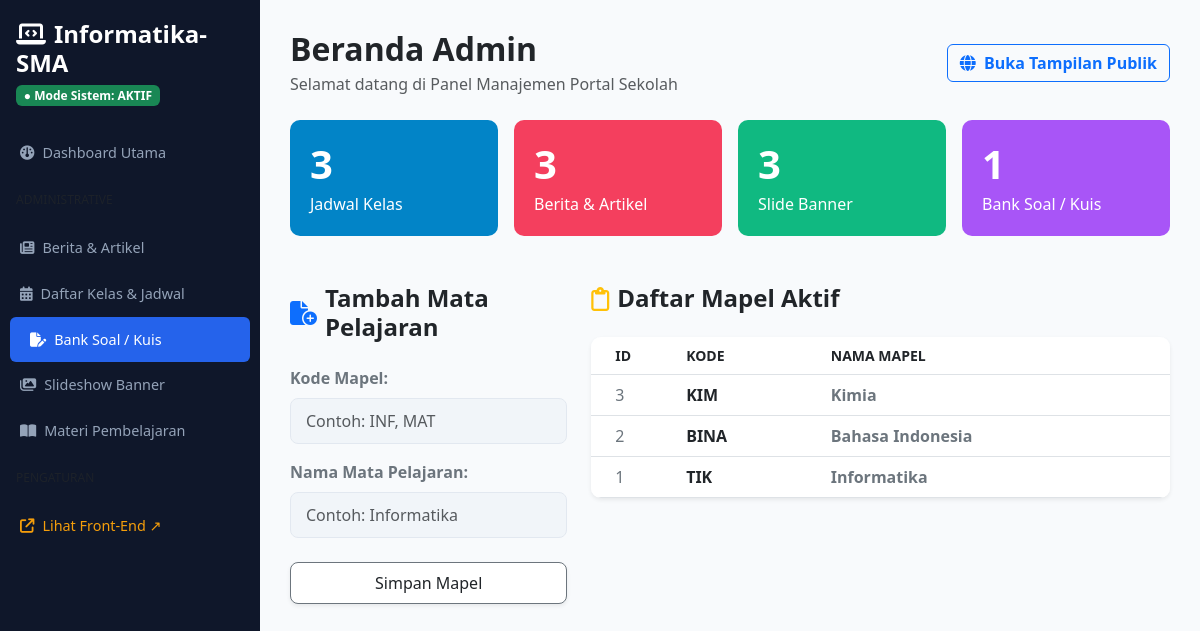
The page /jadwal/ (signed in) on the database its author committed.
### portal/models.py (models this page shows, shortened)
class JadwalPelajaran(models.Model):
    kelas = models.CharField(max_length=50)
    mata_pelajaran = models.CharField(max_length=100)
    hari = models.CharField(max_length=20, default='Senin')
    jam_mulai = models.TimeField(null=True, blank=True)
    jam_selesai = models.TimeField(null=True, blank=True)
    pengajar = models.CharField(max_length=100, default='-')

### portal/views.py (the view, shortened to what this page needs)
# urls.py: path('jadwal/', views.jadwal_view, name='backend_jadwal'),
@login_required(login_url='login')
def jadwal_view(request):
    jadwal_list = JadwalPelajaran.objects.all().order_by('-id')
    context = {
        'jadwal_list': jadwal_list,
        'total_jadwal': jadwal_list.count(),
        'total_berita': BeritaArtikel.objects.count(),
        'total_banner': SlideBanner.objects.count(),
        'total_kuis': BankSoal.objects.count(),
    }
    return render(request, 'backend/jadwal.html', context)

### portal/templates/backend/jadwal.html (shortened to what this page needs)
<!DOCTYPE html>
<html lang="id">
<head>
    <link href="https://cdn.jsdelivr.net/npm/bootstrap@5.3.0/dist/css/bootstrap.min.css" rel="stylesheet">
    <link rel="stylesheet" href="https://cdnjs.cloudflare.com/ajax/libs/font-awesome/6.4.0/css/all.min.css">
</head>
<body>
    <div class="sidebar">
        <h4 class="px-3 text-white fw-bold mb-1"><i class="fa-solid fa-laptop-code me-2"></i>Informatika-SMA</h4>
        <div class="px-3 mb-4"><span class="badge bg-success">● Mode Sistem: AKTIF</span></div>
        <ul class="sidebar-menu">
            <li><a href="{% url 'backend_dashboard' %}"><i class="fa-solid fa-gauge me-2"></i>Dashboard Utama</a></li>
            <li class="px-3 text-uppercase text-muted my-3" style="font-size: 0.75rem;">ADMINISTRATIVE</li>
            <li><a href="{% url 'backend_dashboard' %}"><i class="fa-solid fa-newspaper me-2"></i>Berita & Artikel</a></li>
            <li><a href="{% url 'backend_jadwal' %}"><i class="fa-solid fa-calendar-days me-2"></i>Daftar Kelas & Jadwal</a></li>
            <li><a href="{% url 'backend_bank_soal' %}" class="active"><i class="fa-solid fa-file-pen me-2"></i>Bank Soal / Kuis</a></li>
            <li><a href="{% url 'backend_banner' %}"><i class="fa-solid fa-images me-2"></i>Slideshow Banner</a></li>
            <li><a href="{% url 'materi_list' %}"><i class="fa-solid fa-book-open me-2"></i>Materi Pembelajaran</a></li>
            <li class="px-3 text-uppercase text-muted my-3" style="font-size: 0.75rem;">PENGATURAN</li>
            <li><a href="{% url 'frontend_home' %}" target="_blank" style="color: #f59e0b;"><i class="fa-solid fa-arrow-up-right-from-square me-2"></i>Lihat Front-End ↗</a></li>
        </ul>
    </div>
    <div class="main-content">
        <div class="d-flex justify-content-between align-items-center mb-4">
            <div>
                <h2 class="fw-bold mb-1">Beranda Admin</h2>
                <p class="text-muted mb-0">Selamat datang di Panel Manajemen Portal Sekolah</p>
            </div>
            <a href="{% url 'frontend_home' %}" target="_blank" class="btn btn-outline-primary fw-semibold">
                <i class="fa-solid fa-globe me-1"></i> Buka Tampilan Publik
            </a>
        </div>
        <div class="row g-3 mb-4">
            <div class="col-md-3">
                <div class="card-stat" style="background-color: #0284c7;">
                    <h1 class="fw-bold m-0">{{ total_jadwal }}</h1>
                    <p class="m-0 mt-1">Jadwal Kelas</p>
                </div>
            </div>
            <div class="col-md-3">
                <div class="card-stat" style="background-color: #f43f5e;">
                    <h1 class="fw-bold m-0">{{ total_berita }}</h1>
                    <p class="m-0 mt-1">Berita & Artikel</p>
                </div>
            </div>
            <div class="col-md-3">
                <div class="card-stat" style="background-color: #10b981;">
                    <h1 class="fw-bold m-0">{{ total_banner }}</h1>
                    <p class="m-0 mt-1">Slide Banner</p>
                </div>
            </div>
            <div class="col-md-3">
                <div class="card-stat" style="background-color: #a855f7;">
                    <h1 class="fw-bold m-0">{{ total_kuis }}</h1>
                    <p class="m-0 mt-1">Bank Soal / Kuis</p>
                </div>
            </div>
        </div>
        <div class="row g-4 mt-2">
            <div class="col-md-4">
                <h4 class="fw-bold mb-4 text-dark d-flex align-items-center">
                    <i class="fa-solid fa-file-circle-plus text-primary me-2"></i> Tambah Mata Pelajaran
                </h4>
                <form method="POST">
                    <div class="mb-3">
                        <label class="form-label text-secondary fw-semibold">Kode Mapel:</label>
                        <input type="text" name="kelas" class="form-control form-control-custom" placeholder="Contoh: INF, MAT" required>
                    </div>
                    <div class="mb-4">
                        <label class="form-label text-secondary fw-semibold">Nama Mata Pelajaran:</label>
                        <input type="text" name="mata_pelajaran" class="form-control form-control-custom" placeholder="Contoh: Informatika" required>
                    </div>
                    <button type="submit" class="btn btn-outline-secondary w-100 py-2 bg-white text-dark shadow-sm" style="border-radius: 8px;">
                        Simpan Mapel
                    </button>
                </form>
            </div>
            <div class="col-md-8">
                <h4 class="fw-bold mb-4 text-dark d-flex align-items-center">
                    <i class="fa-regular fa-clipboard text-warning me-2"></i> Daftar Mapel Aktif
                </h4>
                <div class="card border-0 shadow-sm" style="border-radius: 10px; overflow: hidden;">
                    <div class="table-responsive">
                        <table class="table table-hover align-middle mb-0">
                            <thead style="background-color: #f8fafc; color: #64748b;">
                                <tr class="small text-uppercase">
                                    <th class="ps-4" style="width: 15%;">ID</th>
                                    <th style="width: 25%;">Kode</th>
                                    <th>Nama Mapel</th>
                                </tr>
                            </thead>
                            <tbody>
                                {% for j in jadwal_list %}
                                <tr>
                                    <td class="ps-4 text-secondary">{{ forloop.revcounter }}</td>
                                    <td class="fw-bold text-dark">{{ j.kelas }}</td>
                                    <td class="text-secondary fw-semibold">{{ j.mata_pelajaran }}</td>
                                </tr>
                                {% empty %}
                                <tr>
                                    <td colspan="3" class="text-center text-muted py-4">Belum ada Mata Pelajaran yang diinputkan.</td>
                                </tr>
                                {% endfor %}
                            </tbody>
                        </table>
                    </div>
                </div>
            </div>
        </div>
    </div>
</body>
</html>

### portal/templates/backend/jadwal.html (style rules this page uses)
body { background-color: #f8fafc; font-family: 'Segoe UI', Tahoma, Geneva, Verdana, sans-serif; }
.sidebar { width: 260px; position: fixed; top: 0; bottom: 0; background: #0f172a; color: white; padding-top: 20px; overflow-y: auto; z-index: 100; }
.sidebar-menu { list-style: none; padding: 0; margin: 0; }
.sidebar-menu a { color: #94a3b8; text-decoration: none; padding: 12px 20px; display: block; font-size: 0.9rem; transition: 0.2s; }
.sidebar-menu a.active, .sidebar-menu a:hover { background: #2563eb; color: white; border-radius: 6px; margin: 0 10px; }
.main-content { margin-left: 260px; padding: 30px; }
.card-stat { border-radius: 10px; border: none; color: white; padding: 20px; }
.form-control-custom { background-color: #f1f5f9; border: 1px solid #e2e8f0; border-radius: 8px; padding: 10px 15px; }

### rows shown on the page
JadwalPelajaran: kelas "KIM", mata_pelajaran "Kimia"
JadwalPelajaran: kelas "BINA", mata_pelajaran "Bahasa Indonesia"
JadwalPelajaran: kelas "TIK", mata_pelajaran "Informatika"

### other values the page prints
{{ total_jadwal }} "3"
{{ total_berita }} "3"
{{ total_banner }} "3"
{{ total_kuis }} "1"
